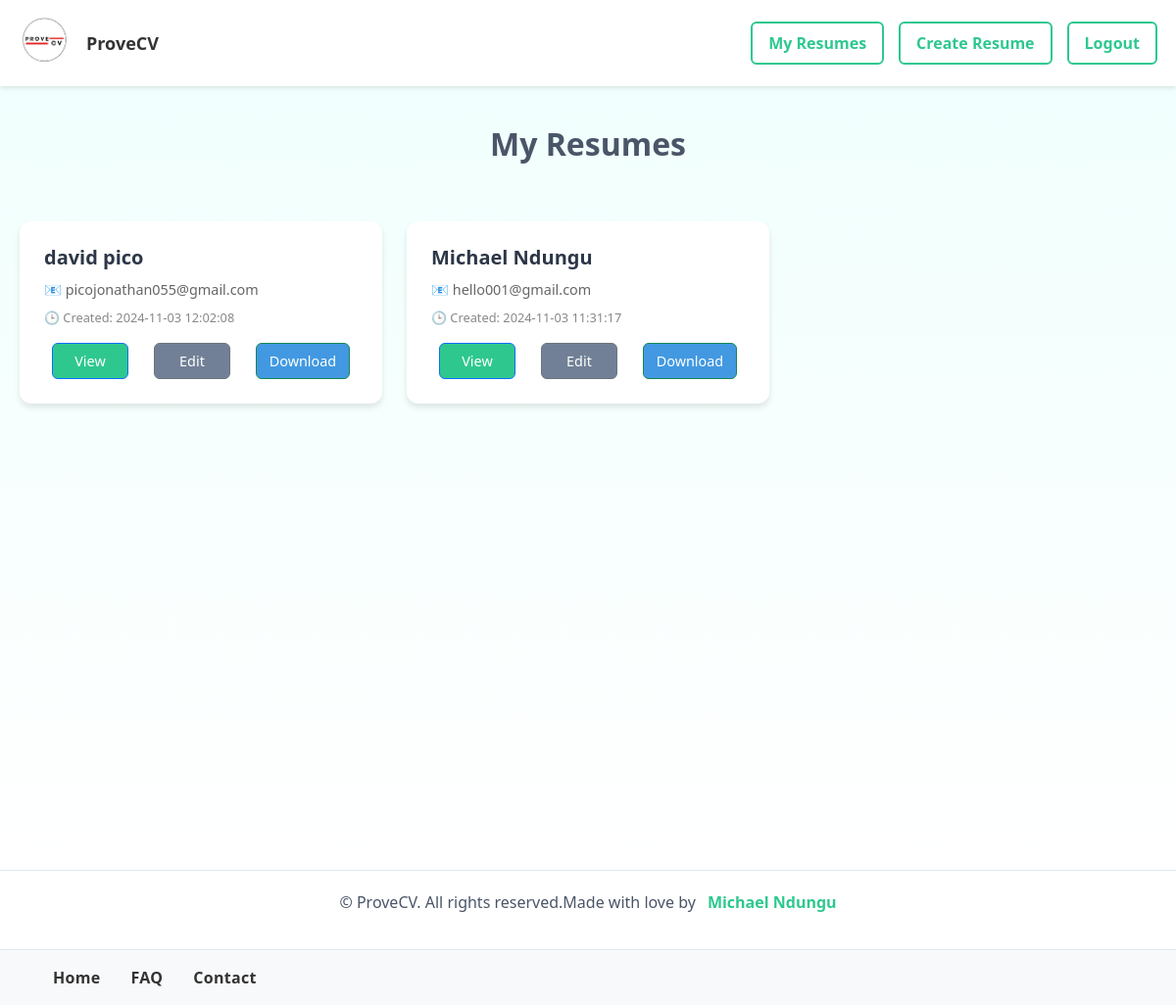
The app's page /my-resumes (signed in) with its own data.
### tables this page shows
CREATE TABLE resumes (
            id INTEGER PRIMARY KEY AUTOINCREMENT,
            name TEXT NOT NULL,
            email TEXT NOT NULL,
            phone TEXT,
            summary TEXT,
            experience TEXT,
            education TEXT,
            skills TEXT,
            created_at TIMESTAMP DEFAULT CURRENT_TIMESTAMP,
            user_id INTEGER, referees TEXT,
            FOREIGN KEY (user_id) REFERENCES users (id)
        );

### prove/app.py (the view)
@app.route('/my-resumes')
@login_required
def my_resumes():
    conn = sqlite3.connect('resumes.db')
    c = conn.cursor()
    c.execute('SELECT * FROM resumes WHERE user_id = ? ORDER BY created_at DESC', (current_user.id,))
    resumes = c.fetchall()
    conn.close()
    return render_template('my_resumes.html', resumes=resumes)

### prove/app.py (called while the page is built)
@login_manager.user_loader
def load_user(user_id):
    conn = sqlite3.connect('resumes.db')
    c = conn.cursor()
    c.execute('SELECT * FROM users WHERE id = ?', (user_id,))
    user = c.fetchone()
    conn.close()
    if user:
        return User(id=user[0], username=user[1], email=user[2], password_hash=user[3])
    return None

### prove/templates/my_resumes.html (shortened to what this page needs)
{% extends "base.html" %}
{% block content %}
<div class="page-container">
    <div class="content-container">
        <div class="page-header">
            <h1>My Resumes</h1>
        </div>
        <div class="resume-grid">
            {% if resumes %}
                {% for resume in resumes %}
                <div class="resume-card">
                    <h3>{{ resume[1] }}</h3>
                    <p class="email">📧 {{ resume[2] }}</p>
                    <p class="created-date">🕒 Created: {{ resume[8].split('.')[0] if resume[8] else 'N/A' }}</p>
                    <div class="resume-actions">
                        <a href="{{ url_for('view_resume', id=resume[0]) }}" class="btn btn-primary">
                             View
                        </a>
                        <a href="{{ url_for('edit_resume', id=resume[0]) }}" class="btn btn-secondary">
                             Edit
                        </a>
                        <a href="{{ url_for('download_resume', id=resume[0]) }}" class="btn btn-success">
                             Download
                        </a>
                    </div>
                </div>
                {% endfor %}
            {% else %}
                <div class="no-resumes">
                    <p>You haven't created any resumes yet.</p>
                    <a href="{{ url_for('create') }}" class="btn btn-primary">Create Your First Resume</a>
                </div>
            {% endif %}
        </div>
    </div>
</div>
{% endblock %}

### prove/static/style.css (style rules this page uses)
.btn { width: 100%; margin-top: 1rem; }
.btn { display: inline-block; padding: 0.8rem 1.5rem; margin: 0 0.5rem; border-radius: 5px; text-decoration: none; font-weight: bold; transition: all 0.3s ease; }
.btn-primary { background-color: #00ff91cc; color: white; }
.btn-secondary { background-color: #7ae25a; color: white; }
.btn-secondary { background-color: #6c757d; color: white; }
.resume-grid { display: grid; grid-template-columns: repeat(auto-fill, minmax(300px, 1fr)); gap: 2rem; padding: 2rem 0; }
.resume-card { background: white; border-radius: 8px; padding: 1.5rem; box-shadow: 0 2px 4px rgba(0,0,0,0.1); transition: transform 0.2s ease; }
.resume-card h3 { margin: 0 0 0.5rem 0; color: #2c3e50; }
.resume-card .email { color: #666; font-size: 0.9rem; margin-bottom: 0.5rem; }
.resume-card .created-date { color: #888; font-size: 0.8rem; margin-bottom: 1rem; }
.resume-actions { display: flex; gap: 0.5rem; }
.resume-actions .btn { padding: 0.4rem 0.8rem; font-size: 0.9rem; }
.resume-grid { display: grid; grid-template-columns: repeat(auto-fill, minmax(300px, 1fr)); gap: 2rem; margin-top: 2rem; }
.resume-actions { display: flex; gap: 0.5rem; flex-wrap: wrap; }
.btn { padding: 0.5rem 1rem; border-radius: 4px; text-decoration: none; font-weight: 500; transition: background-color 0.3s ease; }
.btn-primary { background-color: #2e942c; color: white; }
.btn-success { background-color: #28a745; color: white; }

### prove/templates/my_resumes.html (style rules this page uses)
.page-container { min-height: 100vh; background: linear-gradient(to bottom, #f0fffd, #ffffff); padding: 40px 20px; }
.content-container { max-width: 1200px; margin: 0 auto; }
.page-header { text-align: center; margin-bottom: 40px; }
.page-header h1 { font-size: 32px; color: #4a5568; font-weight: 600; }
.resume-grid { display: grid; grid-template-columns: repeat(auto-fill, minmax(300px, 1fr)); gap: 25px; padding: 20px 0; }
.resume-card { background: white; border-radius: 12px; padding: 25px; box-shadow: 0 4px 6px rgba(0, 0, 0, 0.1); transition: transform 0.2s, box-shadow 0.2s; }
.resume-card h3 { font-size: 20px; color: #2d3748; margin-bottom: 10px; font-weight: 600; }
.email { color: #718096; font-size: 14px; margin-bottom: 8px; }
.created-date { color: #a0aec0; font-size: 12px; margin-bottom: 20px; }
.resume-actions { display: flex; gap: 10px; flex-wrap: wrap; }
.btn { padding: 8px 16px; border-radius: 6px; font-size: 14px; font-weight: 500; text-decoration: none; transition: all 0.2s; flex: 1; text-align: center; }
.btn-primary { background-color: #2EC88F; color: white; }
.btn-secondary { background-color: #718096; color: white; }
.btn-success { background-color: #4299e1; color: white; }

### records on screen
resumes: name "david pico", email "picojonathan055@gmail.com", created_at "2024-11-03 12:02:08"
resumes: name "Michael Ndungu", email "hello001@gmail.com", created_at "2024-11-03 11:31:17"
